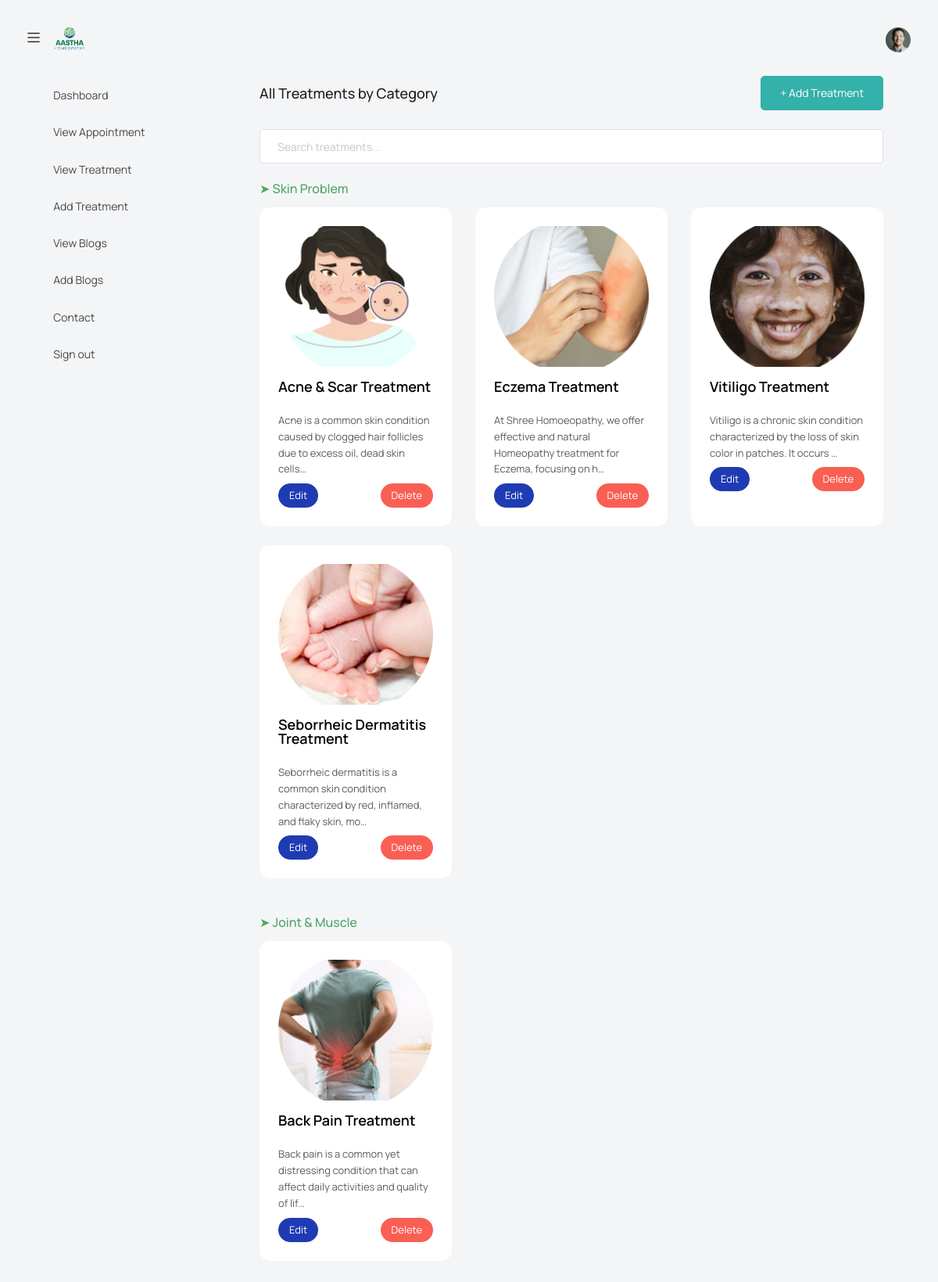
The page /doctor/treatments/ (signed in) on the database its author committed.
### aastha/models.py (models this page shows, shortened)
class TreatmentCategory(models.Model):
    name = models.CharField(max_length=100)

class Treatment(models.Model):
    category = models.ForeignKey(TreatmentCategory, on_delete=models.CASCADE, related_name='treatments')
    title = models.CharField(max_length=200)
    description = models.TextField(blank=True)
    image = models.ImageField(upload_to='treatments/', blank=True, null=True)

### doctor/views.py (the view)
# urls.py: path('treatments/', views.treatments, name='admin_treatments'),
@staff_member_required
@login_required(login_url='admin_login')
def treatments(request):
    query = request.GET.get('q', '')
    categories = TreatmentCategory.objects.prefetch_related('treatments')
    if query:
        for category in categories:
            category.treatments_filtered = category.treatments.filter(
                Q(title__icontains=query) | Q(description__icontains=query)
            )
    else:
        for category in categories:
            category.treatments_filtered = category.treatments.all()
    return render(request, 'admin_treatment.html', {
        'categories': categories,
        'query': query
    })

### doctor/templates/admin_treatment.html (shortened to what this page needs)
{% extends 'adminbase.html' %}
{% block content %}
<div class="content-wrapper">
  <div class="d-flex justify-content-between align-items-center mb-4">
    <h4 class="card-title">All Treatments by Category</h4>
    <a href="{% url 'admin_add_treatment' %}" class="btn btn-success">+ Add Treatment</a>
  </div>
  <div class="form-group mb-4">
    <input type="text" class="form-control" id="treatmentSearch" placeholder="Search treatments...">
  </div>
  {% for category in categories %}
    <div class="mb-4">
      <h5 class="text-success mb-3">➤ {{ category.name }}</h5>
      <div class="row treatment-group">
        {% for treatment in category.treatments.all %}
          <div class="col-md-4 grid-margin stretch-card treatment-card">
            <div class="card h-100">
              <div class="card-body">
                {% if treatment.image %}
                  <img src="{{ treatment.image.url }}" class="img-fluid rounded mb-3" style="height: 180px; width: 100%; object-fit: cover;">
                {% else %}
                  <div class="bg-light text-center p-5 rounded mb-3" style="height: 180px;">No Image</div>
                {% endif %}
                <h5 class="card-title treatment-title">{{ treatment.title }}</h5>
                <p class="card-text text-muted treatment-desc">{{ treatment.description|truncatechars:100 }}</p>
                <div class="d-flex justify-content-between">
                  <a href="{% url 'update_treatment' treatment.id %}" class="btn btn-sm btn-primary">Edit</a>
                  <a href="{% url 'admin_delete_treatment' treatment.id %}" class="btn btn-sm btn-danger"
                     onclick="return confirm('Delete this treatment?')">Delete</a>
                </div>
              </div>
            </div>
          </div>
        {% empty %}
          <div class="col-12">
            <div class="alert alert-warning">No treatments found in this category.</div>
          </div>
        {% endfor %}
      </div>
    </div>
  {% endfor %}
</div>
{% endblock %}

### rows shown on the page
TreatmentCategory: name "Skin Problem"
Treatment: image (picture), title "Acne & Scar Treatment", description "Acne is a common skin condition caused by clogged hair follicles due to excess oil, dead skin cells…"
Treatment: image (picture), title "Eczema Treatment", description "At Shree Homoeopathy, we offer effective and natural Homeopathy treatment for Eczema, focusing on h…"
Treatment: image (picture), title "Vitiligo Treatment", description "Vitiligo is a chronic skin condition characterized by the loss of skin color in patches. It occurs …"
Treatment: image (picture), title "Seborrheic Dermatitis Treatment", description "Seborrheic dermatitis is a common skin condition characterized by red, inflamed, and flaky skin, mo…"
TreatmentCategory: name "Joint & Muscle"
Treatment: image (picture), title "Back Pain Treatment", description "Back pain is a common yet distressing condition that can affect daily activities and quality of lif…"
